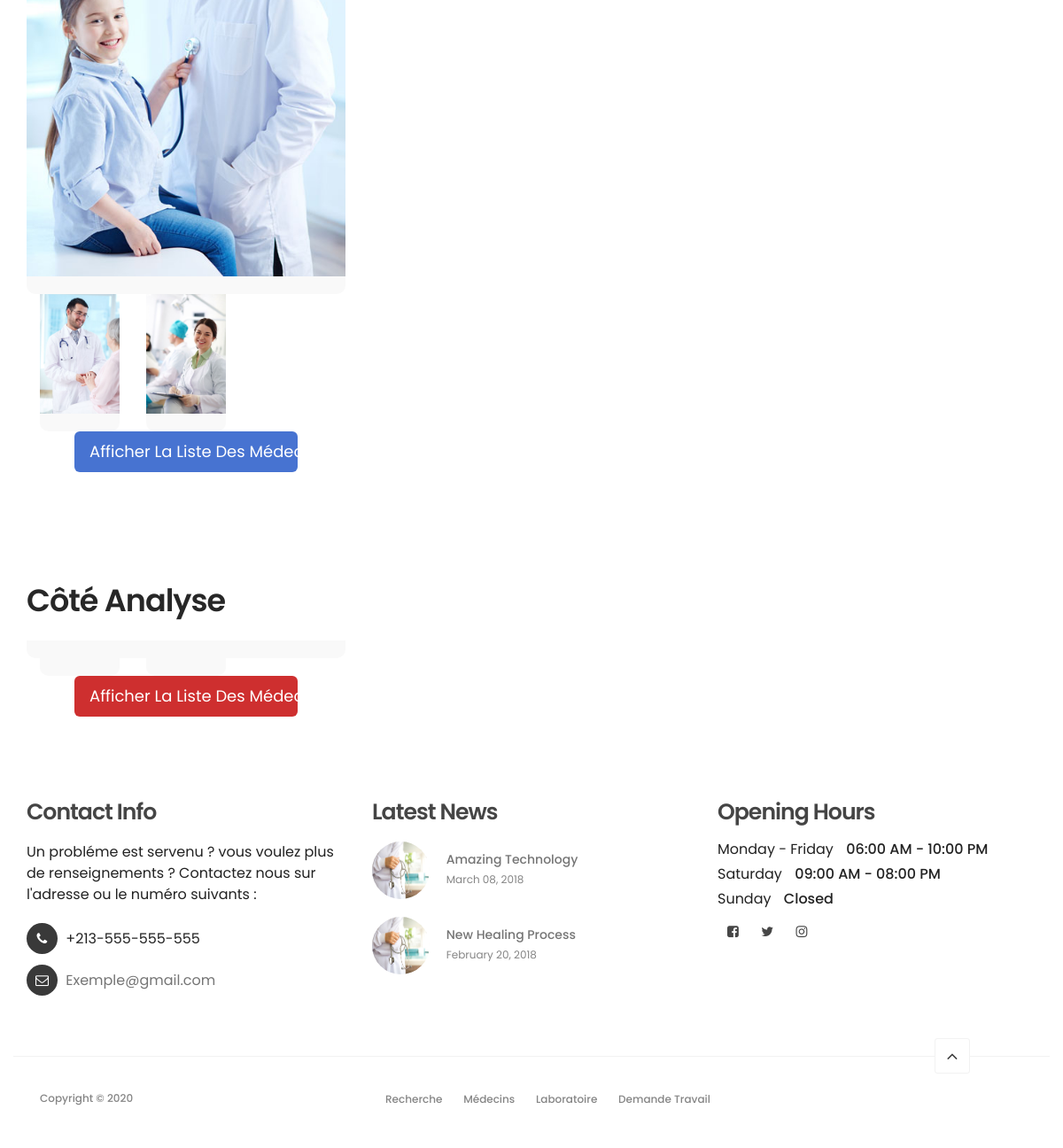
Before: / (lower part) with the older database file.
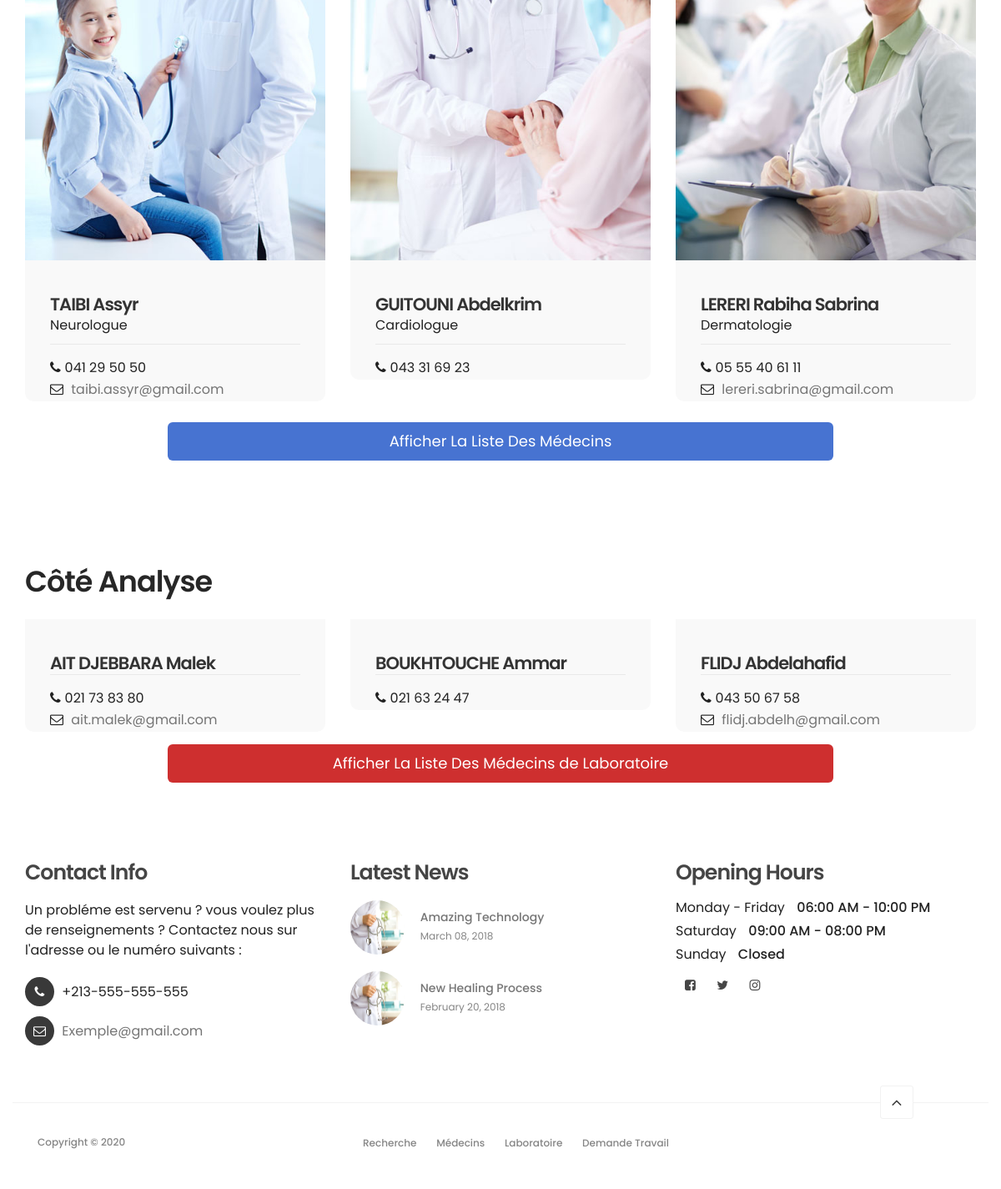
After: the same page with the newer database file.
### tables this page shows
CREATE TABLE `medecin` (
  `id_U` int(3) NOT NULL,
  `Nom` varchar(20) NOT NULL,
  `prenom` varchar(20) NOT NULL,
  `date` date NOT NULL,
  `email` varchar(50) NOT NULL,
  `password` char(20) NOT NULL,
  `Sexe` varchar(20) NOT NULL,
  `addres` varchar(100) NOT NULL,
  `region` varchar(50) NOT NULL,
  `wilaya` varchar(50) NOT NULL,
  `choix` varchar(20) NOT NULL,
  `specialite` varchar(100) NOT NULL,
  `HOV` varchar(6) NOT NULL,
  `HOF` varchar(6) NOT NULL,
  `numAgre` varchar(20) NOT NULL,
  `numTel` varchar(20) NOT NULL,
  `dateInsec` timestamp NOT NULL DEFAULT current_timestamp(),
  `accept` int(11) NOT NULL
);

CREATE TABLE `laboratoire` (
  `id_U` int(3) NOT NULL,
  `Nom` varchar(20) NOT NULL,
  `prenom` varchar(20) NOT NULL,
  `date` date NOT NULL,
  `email` varchar(50) NOT NULL,
  `password` char(20) NOT NULL,
  `Sexe` varchar(20) NOT NULL,
  `addres` varchar(100) NOT NULL,
  `region` varchar(50) NOT NULL,
  `wilaya` varchar(50) NOT NULL,
  `choix` varchar(20) NOT NULL,
  `specialite` varchar(100) NOT NULL,
  `HOV` varchar(6) NOT NULL,
  `HOF` varchar(6) NOT NULL,
  `numAgre` varchar(20) NOT NULL,
  `numTel` varchar(20) NOT NULL,
  `dateInsec` timestamp NOT NULL DEFAULT current_timestamp(),
  `accept` int(11) NOT NULL
);

### index.php (the view, shortened to what the rows shown need)
<!DOCTYPE html>
<html lang="fr">
<head>
     <link rel="stylesheet" href="css/bootstrap.min.css">
     <link rel="stylesheet" href="css/font-awesome.min.css">
     <link rel="stylesheet" href="css/animate.css">
     <link rel="stylesheet" href="css/owl.carousel.css">
     <link rel="stylesheet" href="css/owl.theme.default.min.css">
     <link rel="stylesheet" href="css/tooplate-style.css">
</head>
<body id="top" data-spy="scroll" data-target=".navbar-collapse" data-offset="50">
     <section id="team" data-stellar-background-ratio="1">
          <div class="container">
               <div class="row">
                    <div class="col-md-4 col-sm-4">
                         <div class="team-thumb wow fadeInUp" data-wow-delay="0.2s">
                                   <div class="team-info">
                                   <?php
                                        include("connexion3.php");
                                        $query = "select * from medecin WHERE `id_U`=1";
                                        $stat = $conn->query($query);
                                        $tab = $stat;
                                        if ($tab->rowCount() > 0) {
                                             while($row = $tab->fetch(PDO::FETCH_ASSOC)) {
                                               echo "<h3>". $row["Nom"]." ". $row["prenom"]."</h3>";
                                               echo "<p>". $row["specialite"]."</p>";
                                               echo "
                                               <div class='team-contact-info'>
                                               <p><i class='fa fa-phone'></i>". $row['numTel']."</p>
                                               <p><i class='fa fa-envelope-o'></i> <a href='#'>". $row['email']."</a></p>
                                               </div>
                                               </div>";
                                        }
                                   }
                                   ?>
                         </div>
                    </div>
                    <div class="col-md-4 col-sm-6">
                         <div class="team-thumb wow fadeInUp" data-wow-delay="0.4s">
                                   <div class="team-info">
                                   <?php
                                        include("connexion3.php");
                                        $query = "select * from medecin WHERE `id_U`=2";
                                        $stat = $conn->query($query);
                                        $tab = $stat;
                                        if ($tab->rowCount() > 0) {
                                             while($row = $tab->fetch(PDO::FETCH_ASSOC)) {
                                               echo "<h3>". $row["Nom"]." ". $row["prenom"]."</h3>";
                                               echo "<p>". $row["specialite"]."</p>";
                                               echo "
                                               <div class='team-contact-info'>
                                               <p><i class='fa fa-phone'></i>". $row['numTel']."</p>
                                               </div>";
                                        }
                                   }
                                   ?>
                                   </div>
                         </div>
                    </div>
                    <div class="col-md-4 col-sm-6">
                         <div class="team-thumb wow fadeInUp" data-wow-delay="0.6s">
                                   <div class="team-info">
                                   <?php
                                        include("connexion3.php");
                                        $query = "select * from medecin WHERE `id_U`=3";
                                        $stat = $conn->query($query);
                                        $tab = $stat;
                                        if ($tab->rowCount() > 0) {
                                             while($row = $tab->fetch(PDO::FETCH_ASSOC)) {
                                               echo "<h3>". $row["Nom"]." ". $row["prenom"]."</h3>";
                                               echo "<p>". $row["specialite"]."</p>";
                                               echo "
                                               <div class='team-contact-info'>
                                               <p><i class='fa fa-phone'></i>". $row['numTel']."</p>
                                               <p><i class='fa fa-envelope-o'></i> <a href='#'>". $row['email']."</a></p>
                                               </div>
                                               </div>";
                                        }
                                   }
                                   ?>
                                   </div>
                         </div>
                    </div>
               </div>
          </div>
     </section>
    <section id="team1" data-stellar-background-ratio="1">
          <div class="container">
               <div class="row">
               <div class="col-md-6 col-sm-6">
                         <div class="about-info">
                              <h2 class="wow fadeInUp" data-wow-delay="0.1s">Côté Analyse</h2>
                         </div>
                    </div>
                    <div class="col-md-4 col-sm-4">
                         <div class="team-thumb wow fadeInUp" data-wow-delay="0.2s">
                                   <div class="team-info">
                                   <?php
                                        include("connexion3.php");
                                        $query = "select * from laboratoire WHERE `id_U`=1";
                                        $stat = $conn->query($query);
                                        $tab = $stat;
                                        if ($tab->rowCount() > 0) {
                                             while($row = $tab->fetch(PDO::FETCH_ASSOC)) {
                                               echo "<h3>". $row["Nom"]." ". $row["prenom"]."</h3>";
                                               echo "
                                               <div class='team-contact-info'>
                                               <p><i class='fa fa-phone'></i>". $row['numTel']."</p>
                                               <p><i class='fa fa-envelope-o'></i> <a href='#'>". $row['email']."</a></p>
                                               </div>
                                               </div>";
                                        }
                                   }
                                   ?>
                         </div>
                    </div>
                    <div class="col-md-4 col-sm-6">
                         <div class="team-thumb wow fadeInUp" data-wow-delay="0.4s">
                                   <div class="team-info">
                                   <?php
                                        include("connexion3.php");
                                        $query = "select * from laboratoire WHERE `id_U`=2";
                                        $stat = $conn->query($query);
                                        $tab = $stat;
                                        if ($tab->rowCount() > 0) {
                                             while($row = $tab->fetch(PDO::FETCH_ASSOC)) {
                                               echo "<h3>". $row["Nom"]." ". $row["prenom"]."</h3>";
                                               echo "
                                               <div class='team-contact-info'>
                                               <p><i class='fa fa-phone'></i>". $row['numTel']."</p>
                                               </div>";
                                        }
                                   }
                                   ?>
                                   </div>
                         </div>
                    </div>
                    <div class="col-md-4 col-sm-6">
                         <div class="team-thumb wow fadeInUp" data-wow-delay="0.6s">
                                   <div class="team-info">
                                   <?php
                                        include("connexion3.php");
                                        $query = "select * from laboratoire WHERE `id_U`=3";
                                        $stat = $conn->query($query);
                                        $tab = $stat;
                                        if ($tab->rowCount() > 0) {
                                             while($row = $tab->fetch(PDO::FETCH_ASSOC)) {
                                               echo "<h3>". $row["Nom"]." ". $row["prenom"]."</h3>";
                                               echo "
                                               <div class='team-contact-info'>
                                               <p><i class='fa fa-phone'></i>". $row['numTel']."</p>
                                               <p><i class='fa fa-envelope-o'></i> <a href='#'>". $row['email']."</a></p>
                                               </div>
                                               </div>";
                                        }
                                   }
                                   ?>
                                   </div>
                         </div>
                    </div>
               </div>
          </div>
     </section>
</body>
</html>

Changed rows visible on the page:
added medecin: Nom "TAIBI", prenom "Assyr", specialite "Neurologue", numTel "041 29 50 50", email "taibi.assyr@gmail.com"
added medecin: Nom "GUITOUNI", prenom "Abdelkrim", specialite "Cardiologue", numTel "043 31 69 23"
added medecin: Nom "LERERI", prenom "Rabiha Sabrina", specialite "Dermatologie", numTel "05 55 40 61 11", email "lereri.sabrina@gmail.com"
added laboratoire: Nom "AIT DJEBBARA", prenom "Malek", numTel "021 73 83 80", email "ait.malek@gmail.com", shown under "Côté Analyse"
added laboratoire: Nom "BOUKHTOUCHE", prenom "Ammar", numTel "021 63 24 47"
added laboratoire: Nom "FLIDJ", prenom "Abdelahafid", numTel "043 50 67 58", email "flidj.abdelh@gmail.com"
